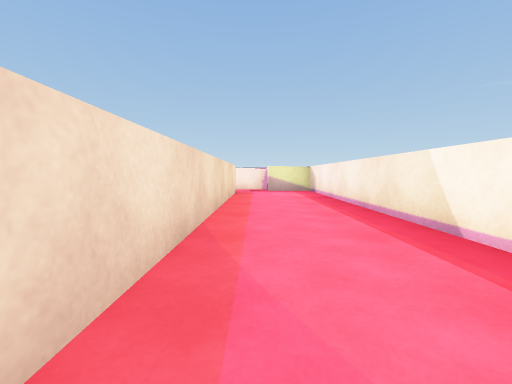
view 1 (above)

12 first-person views from a walk through a Unity game level. The camera is 0.6 m above the floor, tilts 4° down and sees 90° across. The floor is counted in squares, 1 m on a side. Each view is taken from the middle of a square. On the plan, view 1 faces up. The plan holds only what a view shows up to about 9 squares ahead; the rest is blank. The place goes on beyond the plan. The player character is not drawn. Surface patterns are stand-ins for the level's own textures.

view 2
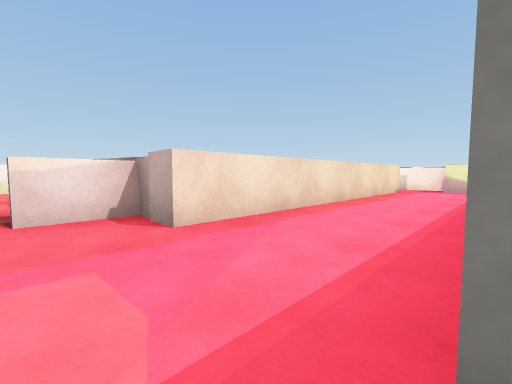

view 3
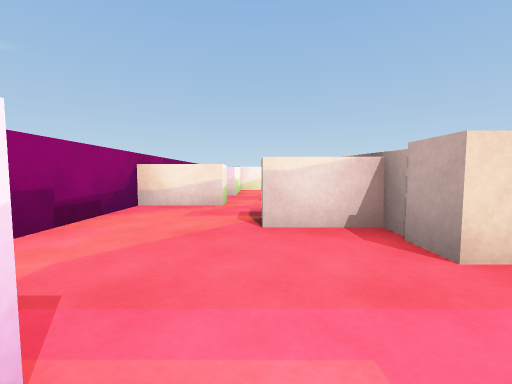

view 4
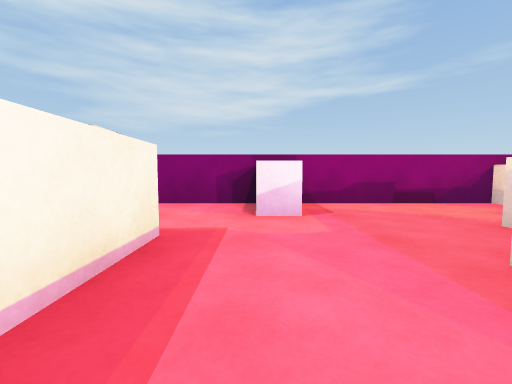

view 5
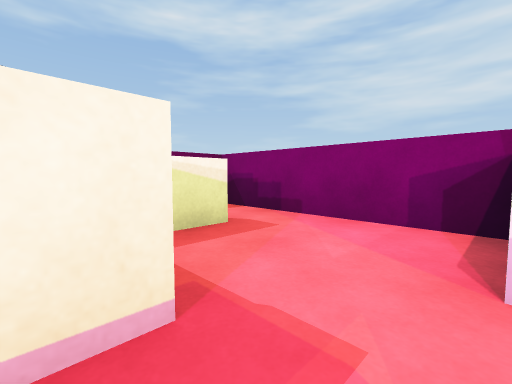

view 6
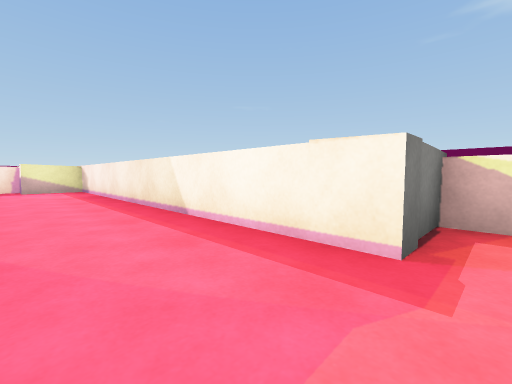

view 7
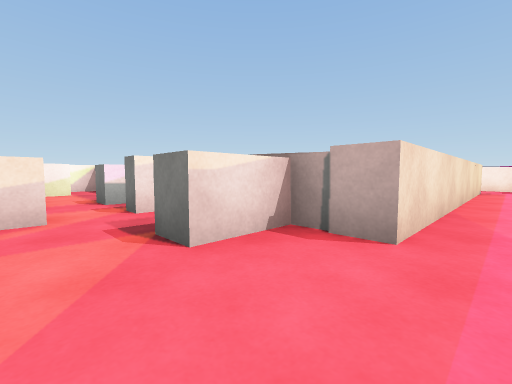

view 8
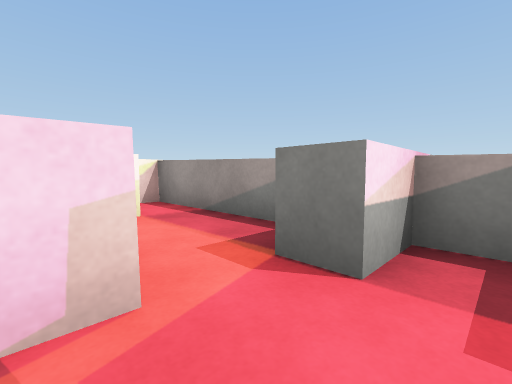

view 9
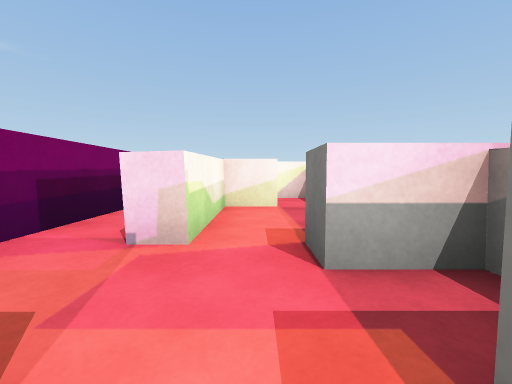

view 10
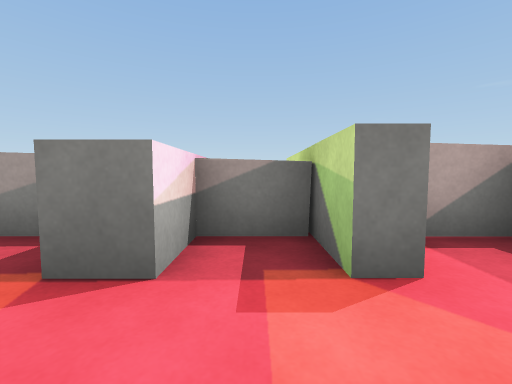

view 11
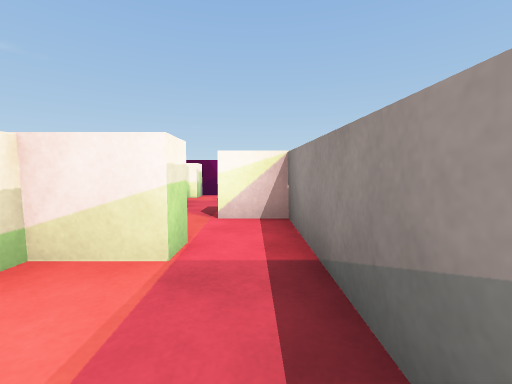

view 12
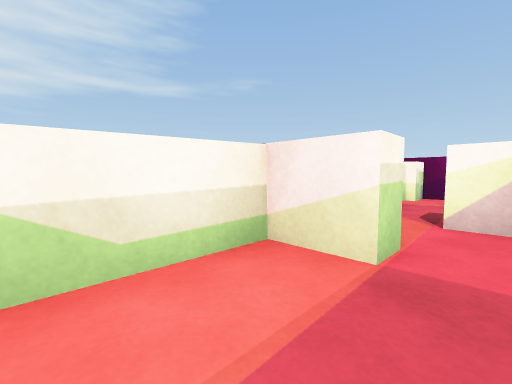

### Floor plan
Points are (right, up) in squares from view 1. A wall is a line through its corners. A room is listed if a view was taken in it or the views show most of it. See-through windows are left out.
Room 1 (views 1, 3, 4, 5, 6, 7, 9)
walls: (-1.8, 0.5) (-1.8, -0.9) (-2.5, -0.9); (-2.5, 0.4) (-3.4, 0.4); (2, -0.6) (2, 9.2) (0.4, 9.2); (0.2, -1.6) (1, -1.6); (-4, -0.6) (-4.4, -0.6); (-4.5, -1.6) (-3.9, -1.6) (-3.9, -3.2); (-0.7, 8.5) (-0.7, 0.4) (-2.4, 0.4); (-4.2, -3.2) (0.1, -3.2); (0.5, 10) (-0.9, 10)
ways out: opening at (2, -1) to room 2; opening at (-4, -1) to room 3; opening at (0, 9)
Room 2 (view 2)
walls: (1, -1.6) (1, -2.2); (3.5, -2.1) (3.5, -0.6) (2, -0.6); (0.9, -3.2) (5.1, -3.2)
ways out: opening at (2, -1) to room 1
Room 3 (views 8, 10)
walls: (-4.4, -0.6) (-4.4, 1.6); (-6.1, -1.6) (-6.1, -2.1); (-4.4, 0.4) (-5.6, 0.4); (-5.6, 1) (-5.6, -0.6) (-6.2, -0.6)
ways out: opening at (-4, -1) to room 1; opening at (-6, -1) to room 4
Room 4 (views 11, 12)
walls: (-7, 0.4) (-9.4, 0.4); (-9.2, -0.6) (-8.7, -0.6) (-8.7, -1.6) (-6.1, -1.6)
ways out: opening at (-6, -1) to room 3; opening at (-9, 0)

Where each view was taken, in squares from view 1:
view 1: 0 up, 0 right, facing up
view 2: 1 down, 2 right, facing up-left
view 3: 1 down, 1 right, facing left
view 4: 2 up, 1 right, facing down
view 5: 0 up, 1 right, facing down-right
view 6: 1 down, 0 right, facing up-right
view 7: 2 down, 0 right, facing up-left
view 8: 2 down, 5 left, facing up-left
view 9: 1 down, 4 left, facing left
view 10: 2 down, 5 left, facing up
view 11: 0 up, 7 left, facing left
view 12: 0 up, 7 left, facing down-left
